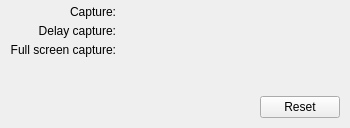
<?xml version="1.0" encoding="UTF-8"?>
<ui version="4.0">
 <class>TabHotkeys</class>
 <widget class="QWidget" name="TabHotkeys">
  <property name="geometry">
   <rect>
    <x>0</x>
    <y>0</y>
    <width>350</width>
    <height>128</height>
   </rect>
  </property>
  <property name="minimumSize">
   <size>
    <width>350</width>
    <height>0</height>
   </size>
  </property>
  <property name="windowTitle">
   <string>Form</string>
  </property>
  <layout class="QHBoxLayout" name="horizontalLayout_2">
   <property name="spacing">
    <number>0</number>
   </property>
   <property name="leftMargin">
    <number>0</number>
   </property>
   <property name="topMargin">
    <number>0</number>
   </property>
   <property name="rightMargin">
    <number>0</number>
   </property>
   <property name="bottomMargin">
    <number>0</number>
   </property>
   <item>
    <layout class="QGridLayout" name="gridLayout" columnminimumwidth="1,1,4">
     <property name="leftMargin">
      <number>10</number>
     </property>
     <property name="topMargin">
      <number>5</number>
     </property>
     <property name="rightMargin">
      <number>10</number>
     </property>
     <property name="bottomMargin">
      <number>10</number>
     </property>
     <property name="spacing">
      <number>5</number>
     </property>
     <item row="2" column="0" colspan="2">
      <widget class="QLabel" name="label_3">
       <property name="text">
        <string>Full screen capture:</string>
       </property>
       <property name="alignment">
        <set>Qt::AlignRight|Qt::AlignTrailing|Qt::AlignVCenter</set>
       </property>
      </widget>
     </item>
     <item row="1" column="0" colspan="2">
      <widget class="QLabel" name="label_2">
       <property name="text">
        <string>Delay capture:</string>
       </property>
       <property name="alignment">
        <set>Qt::AlignRight|Qt::AlignTrailing|Qt::AlignVCenter</set>
       </property>
      </widget>
     </item>
     <item row="3" column="2">
      <spacer name="horizontalSpacer">
       <property name="orientation">
        <enum>Qt::Horizontal</enum>
       </property>
       <property name="sizeHint" stdset="0">
        <size>
         <width>13</width>
         <height>17</height>
        </size>
       </property>
      </spacer>
     </item>
     <item row="4" column="0" colspan="3">
      <layout class="QHBoxLayout" name="horizontalLayout" stretch="7,0">
       <property name="spacing">
        <number>0</number>
       </property>
       <item>
        <spacer name="horizontalSpacer_2">
         <property name="orientation">
          <enum>Qt::Horizontal</enum>
         </property>
         <property name="sizeHint" stdset="0">
          <size>
           <width>40</width>
           <height>20</height>
          </size>
         </property>
        </spacer>
       </item>
       <item>
        <widget class="QPushButton" name="pushButton">
         <property name="maximumSize">
          <size>
           <width>80</width>
           <height>16777215</height>
          </size>
         </property>
         <property name="text">
          <string>Reset</string>
         </property>
        </widget>
       </item>
      </layout>
     </item>
     <item row="0" column="0" colspan="2">
      <widget class="QLabel" name="label">
       <property name="text">
        <string>Capture:</string>
       </property>
       <property name="alignment">
        <set>Qt::AlignRight|Qt::AlignTrailing|Qt::AlignVCenter</set>
       </property>
      </widget>
     </item>
     <item row="3" column="0">
      <spacer name="verticalSpacer">
       <property name="orientation">
        <enum>Qt::Vertical</enum>
       </property>
       <property name="sizeHint" stdset="0">
        <size>
         <width>1</width>
         <height>20</height>
        </size>
       </property>
      </spacer>
     </item>
    </layout>
   </item>
  </layout>
 </widget>
 <resources/>
 <connections/>
</ui>
